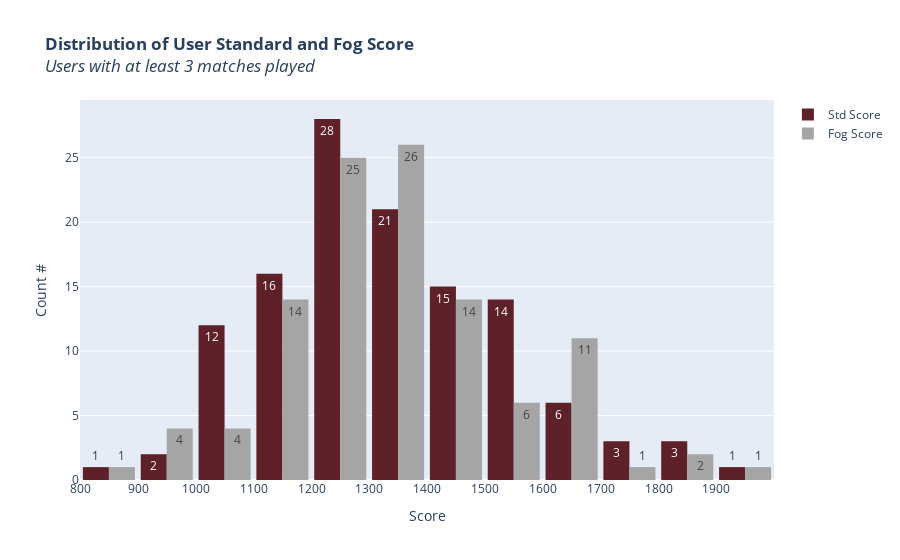

The notebook cell this image was saved under:
### Code cell
fig = go.Figure()

fig.add_trace(
    go.Histogram(
        name= "Std Score",
        x= user_std_score,
        xbins_size= 100,
        marker_color= '#5E2129',
        texttemplate= "%{y}",
    )
)
fig.add_trace(
    go.Histogram(
        name= "Fog Score",
        x= user_fog_score,
        marker_color= '#A5A5A5',
        texttemplate= "%{y}",
    )
)

fig.update_layout(
    title= ("<b>Distribution of User Standard and Fog Score</b><br>"
            "<i>Users with at least 3 matches played</i>"),
    bargap= 0.1
)
fig.update_yaxes(
    title= "Count #"
)
fig.update_xaxes(
    title= "Score",
    tick0= 800,
    dtick= 100,
)

fig.show()

### Figure 1 — Plotly figure (JSON) as saved in the notebook; plotly's stock layout.template omitted (floating-point values rounded to 4 significant figures)
{"data": [{"marker": {"color": "#5E2129"}, "name": "Std Score", "texttemplate": "%{y}", "type": "histogram", "x": [1521, 1622, 1402, 1463, 1854, 1835, 1179, 1744, 1340, 1217, 1529, 1148, 1553, 1550, 1693, 1590, 1274, 1075, 1059, 1414, 1426, 1999, 1541, 1826, 1324, 1649, 1380, 1316, 1334, 1058, 946, 1452, 1406, 1555, 1207, 1044, 1746, 1514, 1669, 1606, 1452, 1398, 1219, 1238, 1579, 1077, 1578, 1241, 951, 1068, 1234, 1120, 1345, 1246, 1294, 1516, 1325, 1407, 1473, 1170, 1245, 1265, 1367, 1708, 1240, 1655, 1179, 1122, 1362, 1418, 1206, 1397, 1372, 1082, 1293, 1103, 1362, 1590, 1234, 1233, 1255, 1561, 1081, 1357, 1330, 1310, 1423, 1406, 1256, 1429, 1281, 1159, 1400, 1219, 1087, 1162, 1170, 1380, 1215, 1026, 1270, 1131, 1322, 1222, 1343, 1410, 1185, 1295, 1518, 1081, 1030, 1195, 1153, 1221, 1256, 1241, 1146, 1340, 1144, 1254, 1315, 876], "xbins": {"size": 100}}, {"marker": {"color": "#A5A5A5"}, "name": "Fog Score", "texttemplate": "%{y}", "type": "histogram", "x": [1645, 1281, 1815, 1472, 1379, 1632, 1633, 1496, 1055, 1294, 1519, 1656, 1672, 1348, 1640, 1388, 1675, 1551, 1238, 1570, 1357, 1351, 1450, 1400, 1648, 1553, 1413, 1380, 1187, 1102, 1918, 1198, 1293, 1231, 1306, 1389, 1628, 1308, 1171, 1493, 1398, 1415, 1260, 1307, 1625, 1396, 1399, 822, 1425, 1359, 1246, 1181, 1111, 1201, 1242, 1470, 1321, 1148, 1037, 1260, 1275, 1006, 1418, 1434, 1344, 1014, 1282, 1682, 1210, 1207, 1180, 1426, 1208, 1221, 1172, 1521, 1306, 1212, 999, 1249, 1533, 1258, 1318, 918, 1802, 1137, 1180, 1307, 1130, 901, 1321, 1166, 1302, 1319, 1470, 1289, 1719, 1293, 1253, 1385, 910, 1215, 1320, 1271, 1150, 1334, 1253, 1370, 1419]}], "layout": {"bargap": 0.1, "title": {"text": "<b>Distribution of User Standard and Fog Score</b><br><i>Users with at least 3 matches played</i>"}, "xaxis": {"dtick": 100, "tick0": 800, "title": {"text": "Score"}}, "yaxis": {"title": {"text": "Count #"}}}}
